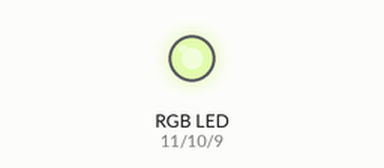
Recording of a sketch running on a simulated Arduino Uno, built with avr-gcc and run on an emulated ATmega328P. Parts: an RGB LED mixed from three pins (HIGH = lit). Dim RGB values are drawn brighter than linear; random numbers use the default seed unless the sketch sets one.

Above: at 0.1 s.
At 4.9 s:
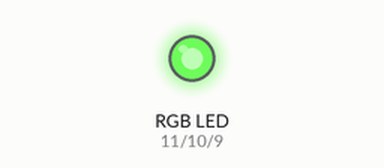
At 9.7 s:
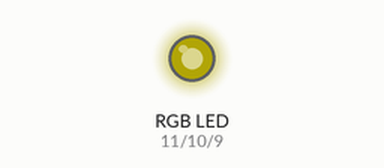
At 19.3 s:
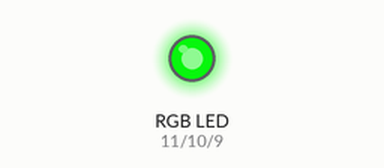
At 28.9 s:
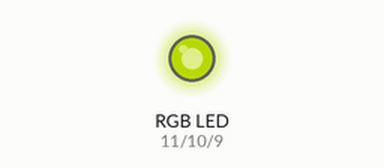
At 39.1 s:
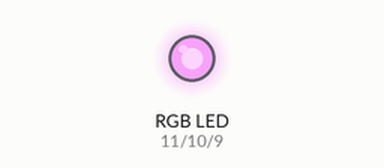
Timing chart, 0 to 40.0 s (numbered marks = the images above):
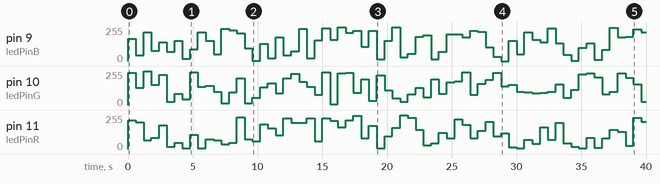

Measured:
- by itself, pin 9 (ledPinB): 0/255 → 167/255 at 0.00 s, → 42/255 0.60 s later, → 216/255 0.60 s later, → 77/255 0.60 s later, … (67 changes in this stretch)
- by itself, pin 11 (ledPinR): 0/255 → 217/255 at 0.00 s, → 200/255 0.60 s later, → 67/255 0.60 s later, → 85/255 0.60 s later, … (67 changes in this stretch)

The sketch:

Random_RGB_LED.ino
```cpp
// creates variables which will be used to assign pins to outputs
int ledPinR = 11 ;
int ledPinG = 10 ;
int ledPinB = 9 ;

void setup() {
  // sets pins to outputs using variables
  pinMode (ledPinR, OUTPUT) ;
  pinMode (ledPinG, OUTPUT) ;
  pinMode (ledPinB, OUTPUT) ;
}

void loop() {
rgbLedDisplay(random(256), random(256), random(256)) ; // calls the rgbLedDisplay function and choses three random numbers for the R, G, B values
delay(600); // waits for a period of time
}

void rgbLedDisplay(int red, int green, int blue) {  // creates the rgbLedDisplay and red, green, and blue variables
  analogWrite(ledPinR, constrain(red, 0, 255)) ;    // sets the LedPin to an output and locks the value between 0 and 255
  analogWrite(ledPinG, constrain(green, 0, 255)) ;  // sets the LedPin to an output and locks the value between 0 and 255
  analogWrite(ledPinB, constrain(blue, 0, 255)) ;   // sets the LedPin to an output and locks the value between 0 and 255
}
```
